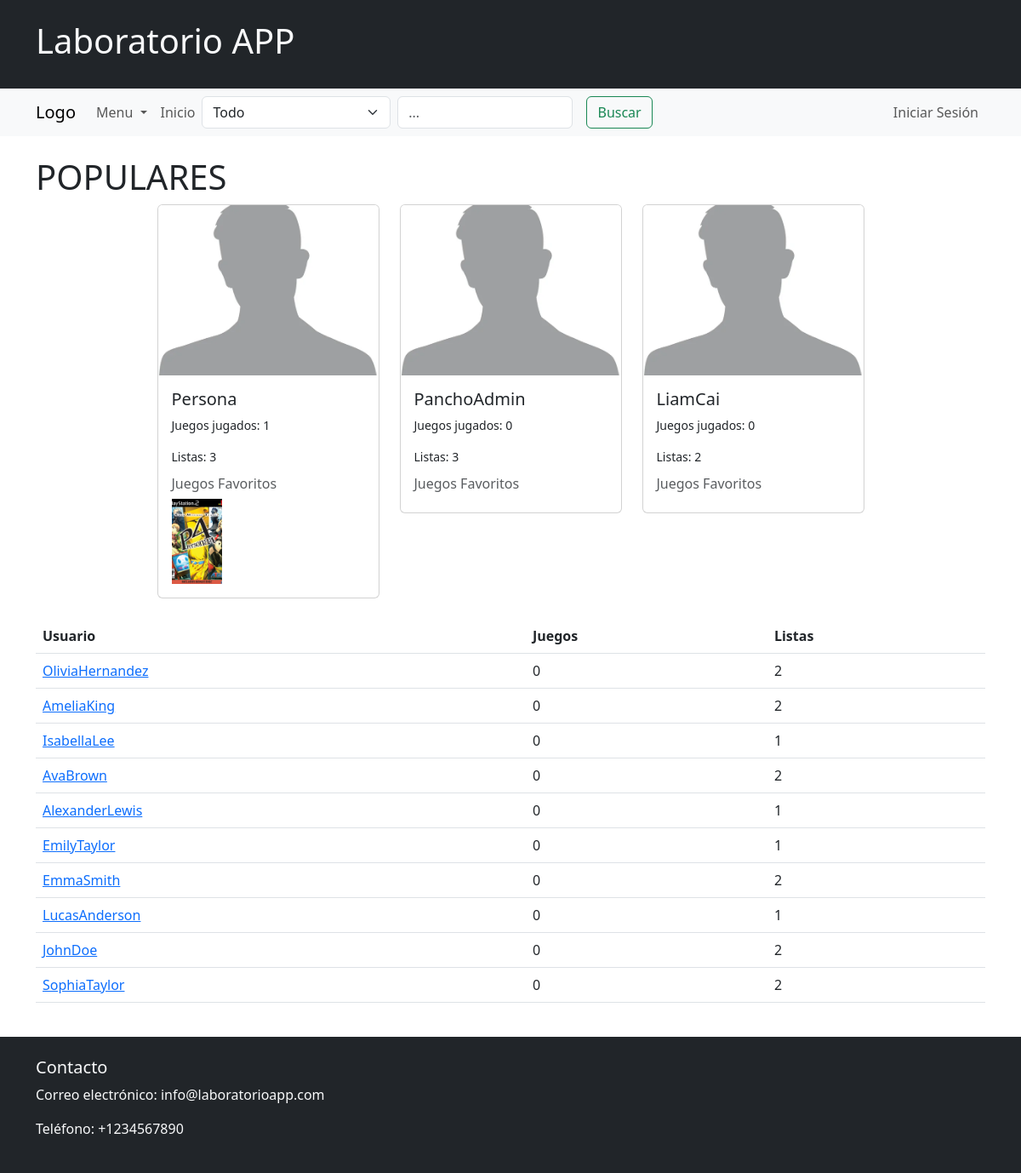
/users/, run on the app's committed database.
### domain/models.py (models this page shows, shortened)
class Usuario(models.Model):
    nickname = models.CharField(max_length=30, unique=True)
    foto = models.ImageField(upload_to="media/usuarios/", default="media/usuarios/generica.jpg")
    cuenta = models.OneToOneField(User, on_delete=models.CASCADE)
    objects = UsuarioManager()
    def __str__(self):
        return self.nickname
    def juegos_favoritos(self):
        reseñas = Reseña.objects.order_by('puntuacion')
        reseñas_usuarios = reseñas.filter(writer=self)
        print(reseñas_usuarios)
        return reseñas_usuarios
    def cant_listas_de_juegos(self):
        return self.listas_de_juegos.count()
    def cant_juegos_jugados(self):
        return self.reseñas.count()

class Reseña(models.Model):
    title = models.CharField(max_length=30)
    content = models.CharField(max_length=500, null=True)
    TAG_CHOICES = [
        ('C', 'Complete'),
        ('P', 'Playing'),
        ('D', 'Drop'),
    ]
    tag = models.CharField(max_length=1, choices=TAG_CHOICES, null=True)
    puntuacion = models.IntegerField(validators=[MinValueValidator(1), MaxValueValidator(5)])
    writer = models.ForeignKey(Usuario,null=True, on_delete=models.SET_NULL, related_name = 'reseñas')
    game = models.ForeignKey(Videojuego, on_delete=models.CASCADE, related_name="reseñas")
    objects = ReseñaManager()
    def __str__(self):
        return self.title

class Videojuego(models.Model):
    name = models.CharField(max_length=30, unique=True)
    producer = models.CharField(max_length=30)
    publisher = models.CharField(max_length=30)
    release_Date = models.DateField()
    plataforms = models.CharField(max_length=250)
    portada = models.FileField(upload_to="media/uploads/")
    descripcion = models.CharField(max_length=1500)
    objects = VideojuegoManager()
    def __str__(self):
        return self.name

### domain/views.py (the view)
# urls.py: path('users/', UsersController.as_view(), name='users'),
class UsersController(TemplateView):
  template_name = 'accounts/allUsers.html'
  def get_context_data(self, **kwargs):
    context = super().get_context_data(**kwargs)
    usuarios_populares = Usuario.objects.get_usuarios_populares()[:3]
    usuarios = Usuario.objects.get_remaining_random_usuarios(usuarios_populares)[:10]
    context['top_usuarios'] = usuarios_populares
    context['usuarios'] = usuarios
    context['user_session'] = Usuario.objects.get_user_from_request(self.request)
    return context

### domain/forms.py
class SearchForm(forms.Form):
    SEARCH_CHOICES = [
        ('all', 'Todo'),
        ('games', 'Juegos'),
        ('users', 'Usuarios'),
        ('game_lists', 'Listas de Juegos')
    ]
    query = forms.CharField(max_length=100, required=True, widget=forms.TextInput(attrs={
        'placeholder': '¿Que estas pensando?...'
    }))
    search_type = forms.ChoiceField(choices=SEARCH_CHOICES, required=True)

### domain/context_processors.py (called while the page is built)
def search_form(request):
    return {'search_form': SearchForm()}

### domain/models.py (called while the page is built)
    def get_user_from_request(self, request):
        if request.user.is_authenticated:
            try:
                return self.get(cuenta=request.user)
            except self.model.DoesNotExist:
                return None
        return None

    def get_usuarios_populares(self):
        usuarios = self.annotate(num_seguidores=Count('seguido_por')).order_by('-num_seguidores')
        return usuarios

    def get_random_usuarios(self):
        return self.order_by(Random())

    def get_remaining_random_usuarios(self, exclude_queryset):
        exclude_ids = exclude_queryset.values_list('id', flat=True)
        return self.get_random_usuarios().exclude(id__in=exclude_ids)

### domain/templates/accounts/allUsers.html (shortened to what this page needs)
<!DOCTYPE html>
<html>
{% extends "main.html"%}
{% block content %}
<h1>POPULARES</h1>
<div class="row justify-content-center">
  {% for usuario in top_usuarios %}
  <div class="col-md-3 mb-4">
    <div class="card">
      <a href="{% url 'profile' id=usuario.id %}"><img src="{{ usuario.foto.url }}" class="card-img-top" alt="{{ usuario.nickname }} foto"
      style="height: 200px; object-fit: cover;"></a>
      <div class="card-body">
          <h5 class="card-title">{{ usuario.nickname }}</h5>
          <p class="card-text" style="font-size: 14px;" >Juegos jugados: {{ usuario.cant_juegos_jugados }}</p>
          <p class="card-text" style="font-size: 14px;" >Listas: {{ usuario.cant_listas_de_juegos }}</p>
          <div class="mt-3">
            <h6 class="card-subtitle mb-2 text-muted">Juegos Favoritos</h6>
            <div class="row">
                {% for juego in usuario.juegos_favoritos %}
                    <div class="col-4">
                        <img src="{{ juego.game.portada.url }}" class="img-fluid" alt="{{ juego.game }} portada" style="height: 100px; object-fit: cover;">
                    </div>
                {% endfor %}
            </div>
        </div>
      </div>
  </div>
</div>
{% endfor %}
</div>
  <table class="table">
    <thead>
      <tr>
        <th scope="col">Usuario</th>
        <th scope="col">Juegos</th>
        <th scope="col">Listas</th>
      </tr>
    </thead>
    <tbody>
    {% for usuario in usuarios  %}
      <tr>
        <td>
        <a href="{% url 'profile' id=usuario.id %}">
          {{usuario}}</td>
        <td>{{usuario.cant_juegos_jugados}}</td>
        <td>{{usuario.cant_listas_de_juegos}}</td>
      </tr>
    {% endfor %}
    </tbody>
  </table>
<br>
{% endblock %}

### data on the page
Usuario: foto (picture), nickname "Persona", cant_juegos_jugados "1", cant_listas_de_juegos "3"
Reseña: game.portada (picture)
Usuario: foto (picture), nickname "PanchoAdmin", cant_juegos_jugados "0", cant_listas_de_juegos "3"
Usuario: foto (picture), nickname "LiamCai", cant_juegos_jugados "0", cant_listas_de_juegos "2"
Usuario: nickname "OliviaHernandez", cant_juegos_jugados "0", cant_listas_de_juegos "2"
Usuario: nickname "AmeliaKing", cant_juegos_jugados "0", cant_listas_de_juegos "2"
Usuario: nickname "IsabellaLee", cant_juegos_jugados "0", cant_listas_de_juegos "1"
Usuario: nickname "AvaBrown", cant_juegos_jugados "0", cant_listas_de_juegos "2"
Usuario: nickname "AlexanderLewis", cant_juegos_jugados "0", cant_listas_de_juegos "1"
Usuario: nickname "EmilyTaylor", cant_juegos_jugados "0", cant_listas_de_juegos "1"
Usuario: nickname "EmmaSmith", cant_juegos_jugados "0", cant_listas_de_juegos "2"
Usuario: nickname "LucasAnderson", cant_juegos_jugados "0", cant_listas_de_juegos "1"
Usuario: nickname "JohnDoe", cant_juegos_jugados "0", cant_listas_de_juegos "2"
Usuario: nickname "SophiaTaylor", cant_juegos_jugados "0", cant_listas_de_juegos "2"
